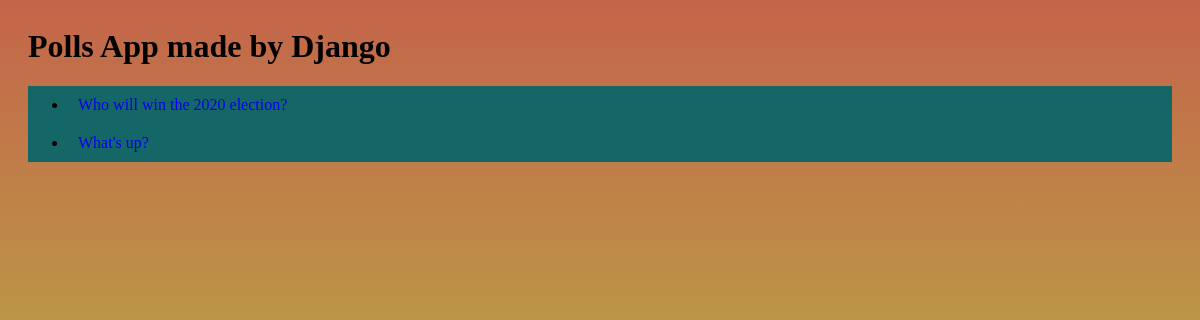
/polls/, run on an earlier commit of the app's database.
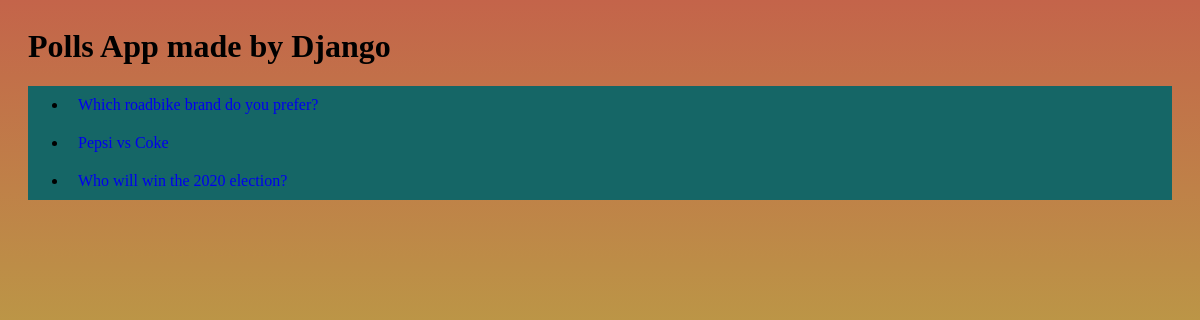
And on a later commit of the database.
### polls/models.py (models this page shows, shortened)
class Question(models.Model):
    question_text = models.CharField(max_length=200)
    pub_date = models.DateTimeField('date published')
    def was_published_recently(self):
        now = timezone.now()
        return now - datetime.timedelta(days=1) <= self.pub_date <= now
    was_published_recently.admin_order_field = 'pub_date'
    was_published_recently.boolean = True
    was_published_recently.short_description = 'Published recently?'

### polls/views.py (the view)
# urls.py: path('', views.IndexView.as_view(), name='index'),
class IndexView(generic.ListView):
    template_name = 'polls/index.html'
    context_object_name = 'latest_question_list'
    def get_queryset(self):
        return Question.objects.filter(
            pub_date__lte=timezone.now()
        ).order_by('-pub_date')[:5]

### polls/templates/polls/index.html
{% load static %}
<link rel="stylesheet" type="text/css" href="{% static 'polls/style.css' %}">
<h1>Polls App made by Django</h1>
<div class="poll-con">
{% if latest_question_list %}
    <ul class="poll-list">
    {% for question in latest_question_list %}
        <li><a href="{% url 'polls:detail' question.id %}">{{ question.question_text }}</a></li>
    {% endfor %}
    </ul>
{% else %}
    <p>No polls are available.</p>
{% endif %}
</div>

### polls/static/polls/style.css (style rules this page uses)
.poll-con { background-color: rgb(21, 102, 102); }
.poll-list li { padding: 10px; }
.poll-list li a { text-decoration: none; }

What changed in the data, as far as the page shows it:
removed Question: question_text "What's up?"
added Question: question_text "Which roadbike brand do you prefer?"
added Question: question_text "Pepsi vs Coke"
